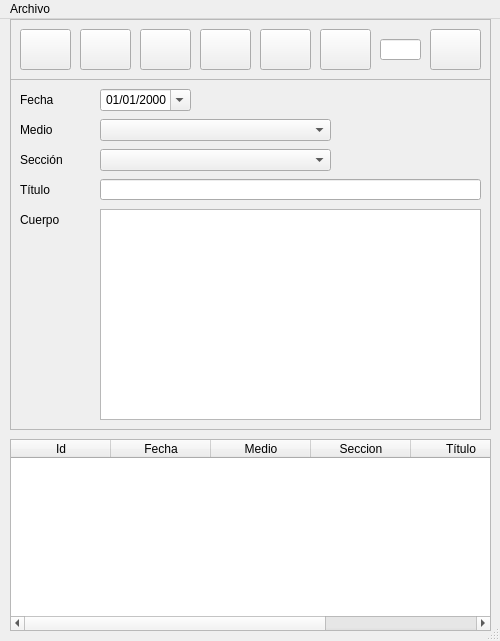
<?xml version="1.0" encoding="UTF-8"?>
<ui version="4.0">
 <class>main_view</class>
 <widget class="QMainWindow" name="main_view">
  <property name="geometry">
   <rect>
    <x>0</x>
    <y>0</y>
    <width>500</width>
    <height>641</height>
   </rect>
  </property>
  <property name="sizePolicy">
   <sizepolicy hsizetype="Fixed" vsizetype="Fixed">
    <horstretch>0</horstretch>
    <verstretch>0</verstretch>
   </sizepolicy>
  </property>
  <property name="minimumSize">
   <size>
    <width>500</width>
    <height>641</height>
   </size>
  </property>
  <property name="maximumSize">
   <size>
    <width>500</width>
    <height>641</height>
   </size>
  </property>
  <property name="windowTitle">
   <string>Cargador de Noticias</string>
  </property>
  <property name="windowIcon">
   <iconset>
    <normalon>../imagenes/noticias.ico</normalon>
   </iconset>
  </property>
  <property name="toolTip">
   <string/>
  </property>
  <widget class="QWidget" name="centralwidget">
   <property name="sizePolicy">
    <sizepolicy hsizetype="Fixed" vsizetype="Fixed">
     <horstretch>0</horstretch>
     <verstretch>0</verstretch>
    </sizepolicy>
   </property>
   <property name="minimumSize">
    <size>
     <width>500</width>
     <height>641</height>
    </size>
   </property>
   <property name="maximumSize">
    <size>
     <width>500</width>
     <height>641</height>
    </size>
   </property>
   <widget class="QFrame" name="tool_frame">
    <property name="geometry">
     <rect>
      <x>10</x>
      <y>0</y>
      <width>481</width>
      <height>61</height>
     </rect>
    </property>
    <property name="frameShape">
     <enum>QFrame::StyledPanel</enum>
    </property>
    <property name="frameShadow">
     <enum>QFrame::Raised</enum>
    </property>
    <widget class="QToolButton" name="btn_base">
     <property name="enabled">
      <bool>true</bool>
     </property>
     <property name="geometry">
      <rect>
       <x>10</x>
       <y>10</y>
       <width>51</width>
       <height>41</height>
      </rect>
     </property>
     <property name="toolTip">
      <string>Crear base de datos.</string>
     </property>
     <property name="text">
      <string/>
     </property>
     <property name="icon">
      <iconset>
       <normaloff>../imagenes/iconDb.png</normaloff>../imagenes/iconDb.png</iconset>
     </property>
     <property name="iconSize">
      <size>
       <width>32</width>
       <height>32</height>
      </size>
     </property>
     <property name="autoRaise">
      <bool>false</bool>
     </property>
    </widget>
    <widget class="QToolButton" name="btn_tabla">
     <property name="geometry">
      <rect>
       <x>70</x>
       <y>10</y>
       <width>51</width>
       <height>41</height>
      </rect>
     </property>
     <property name="toolTip">
      <string>Crear tabla Noticias.</string>
     </property>
     <property name="text">
      <string/>
     </property>
     <property name="icon">
      <iconset>
       <normaloff>../imagenes/iconTable.png</normaloff>../imagenes/iconTable.png</iconset>
     </property>
     <property name="iconSize">
      <size>
       <width>32</width>
       <height>32</height>
      </size>
     </property>
     <property name="autoRaise">
      <bool>false</bool>
     </property>
    </widget>
    <widget class="QToolButton" name="btn_nuevo">
     <property name="geometry">
      <rect>
       <x>130</x>
       <y>10</y>
       <width>51</width>
       <height>41</height>
      </rect>
     </property>
     <property name="toolTip">
      <string>Noticia nueva.</string>
     </property>
     <property name="text">
      <string/>
     </property>
     <property name="icon">
      <iconset>
       <normaloff>../imagenes/iconNew.png</normaloff>../imagenes/iconNew.png</iconset>
     </property>
     <property name="iconSize">
      <size>
       <width>32</width>
       <height>32</height>
      </size>
     </property>
     <property name="autoRaise">
      <bool>false</bool>
     </property>
    </widget>
    <widget class="QToolButton" name="btn_guardar">
     <property name="geometry">
      <rect>
       <x>190</x>
       <y>10</y>
       <width>51</width>
       <height>41</height>
      </rect>
     </property>
     <property name="toolTip">
      <string>Guardar noticia.</string>
     </property>
     <property name="text">
      <string/>
     </property>
     <property name="icon">
      <iconset>
       <normaloff>../imagenes/iconSave.png</normaloff>../imagenes/iconSave.png</iconset>
     </property>
     <property name="iconSize">
      <size>
       <width>32</width>
       <height>32</height>
      </size>
     </property>
     <property name="autoRaise">
      <bool>false</bool>
     </property>
    </widget>
    <widget class="QToolButton" name="btn_eliminar">
     <property name="geometry">
      <rect>
       <x>250</x>
       <y>10</y>
       <width>51</width>
       <height>41</height>
      </rect>
     </property>
     <property name="toolTip">
      <string>Eliminar noticia.</string>
     </property>
     <property name="text">
      <string/>
     </property>
     <property name="icon">
      <iconset>
       <normaloff>../imagenes/iconDelete.png</normaloff>../imagenes/iconDelete.png</iconset>
     </property>
     <property name="iconSize">
      <size>
       <width>32</width>
       <height>32</height>
      </size>
     </property>
     <property name="autoRaise">
      <bool>false</bool>
     </property>
    </widget>
    <widget class="QToolButton" name="btn_refresh">
     <property name="geometry">
      <rect>
       <x>310</x>
       <y>10</y>
       <width>51</width>
       <height>41</height>
      </rect>
     </property>
     <property name="toolTip">
      <string>Cargar la grilla.</string>
     </property>
     <property name="text">
      <string/>
     </property>
     <property name="icon">
      <iconset>
       <normaloff>../imagenes/iconRefresh.png</normaloff>../imagenes/iconRefresh.png</iconset>
     </property>
     <property name="iconSize">
      <size>
       <width>32</width>
       <height>32</height>
      </size>
     </property>
     <property name="autoRaise">
      <bool>false</bool>
     </property>
    </widget>
    <widget class="QLineEdit" name="txt_id_search">
     <property name="geometry">
      <rect>
       <x>370</x>
       <y>20</y>
       <width>41</width>
       <height>21</height>
      </rect>
     </property>
     <property name="toolTip">
      <string>ingrese un id de noticia a buscar...</string>
     </property>
     <property name="inputMask">
      <string>999999</string>
     </property>
     <property name="text">
      <string/>
     </property>
     <property name="maxLength">
      <number>6</number>
     </property>
     <property name="alignment">
      <set>Qt::AlignRight|Qt::AlignTrailing|Qt::AlignVCenter</set>
     </property>
    </widget>
    <widget class="QToolButton" name="btn_search">
     <property name="geometry">
      <rect>
       <x>420</x>
       <y>10</y>
       <width>51</width>
       <height>41</height>
      </rect>
     </property>
     <property name="toolTip">
      <string>Buscar noticia según id.</string>
     </property>
     <property name="text">
      <string/>
     </property>
     <property name="icon">
      <iconset>
       <normaloff>../imagenes/iconSearch.png</normaloff>../imagenes/iconSearch.png</iconset>
     </property>
     <property name="iconSize">
      <size>
       <width>32</width>
       <height>32</height>
      </size>
     </property>
     <property name="autoRaise">
      <bool>false</bool>
     </property>
    </widget>
   </widget>
   <widget class="QFrame" name="data_frame">
    <property name="geometry">
     <rect>
      <x>10</x>
      <y>60</y>
      <width>481</width>
      <height>351</height>
     </rect>
    </property>
    <property name="styleSheet">
     <string notr="true">border-color: rgb(0, 0, 255);
border-width: thin;</string>
    </property>
    <property name="frameShape">
     <enum>QFrame::StyledPanel</enum>
    </property>
    <property name="frameShadow">
     <enum>QFrame::Sunken</enum>
    </property>
    <property name="lineWidth">
     <number>2</number>
    </property>
    <widget class="QLabel" name="lbl_fecha">
     <property name="geometry">
      <rect>
       <x>10</x>
       <y>10</y>
       <width>61</width>
       <height>21</height>
      </rect>
     </property>
     <property name="text">
      <string>Fecha</string>
     </property>
    </widget>
    <widget class="QDateEdit" name="de_fecha">
     <property name="geometry">
      <rect>
       <x>90</x>
       <y>10</y>
       <width>91</width>
       <height>22</height>
      </rect>
     </property>
     <property name="inputMethodHints">
      <set>Qt::ImhPreferNumbers</set>
     </property>
     <property name="alignment">
      <set>Qt::AlignRight|Qt::AlignTrailing|Qt::AlignVCenter</set>
     </property>
     <property name="buttonSymbols">
      <enum>QAbstractSpinBox::UpDownArrows</enum>
     </property>
     <property name="displayFormat">
      <string>dd/MM/yyyy</string>
     </property>
     <property name="calendarPopup">
      <bool>true</bool>
     </property>
    </widget>
    <widget class="QLabel" name="lbl_medio">
     <property name="geometry">
      <rect>
       <x>10</x>
       <y>40</y>
       <width>61</width>
       <height>21</height>
      </rect>
     </property>
     <property name="text">
      <string>Medio</string>
     </property>
    </widget>
    <widget class="QComboBox" name="cmb_medios">
     <property name="geometry">
      <rect>
       <x>90</x>
       <y>40</y>
       <width>231</width>
       <height>22</height>
      </rect>
     </property>
    </widget>
    <widget class="QLabel" name="lbl_seccion">
     <property name="geometry">
      <rect>
       <x>10</x>
       <y>70</y>
       <width>61</width>
       <height>21</height>
      </rect>
     </property>
     <property name="text">
      <string>Sección</string>
     </property>
    </widget>
    <widget class="QComboBox" name="cmb_secciones">
     <property name="geometry">
      <rect>
       <x>90</x>
       <y>70</y>
       <width>231</width>
       <height>22</height>
      </rect>
     </property>
    </widget>
    <widget class="QLabel" name="lbl_titulo">
     <property name="geometry">
      <rect>
       <x>10</x>
       <y>100</y>
       <width>61</width>
       <height>21</height>
      </rect>
     </property>
     <property name="text">
      <string>Título</string>
     </property>
    </widget>
    <widget class="QLineEdit" name="lineEdit">
     <property name="geometry">
      <rect>
       <x>90</x>
       <y>100</y>
       <width>381</width>
       <height>21</height>
      </rect>
     </property>
    </widget>
    <widget class="QLabel" name="lbl_cuerpo">
     <property name="geometry">
      <rect>
       <x>10</x>
       <y>130</y>
       <width>61</width>
       <height>21</height>
      </rect>
     </property>
     <property name="text">
      <string>Cuerpo</string>
     </property>
    </widget>
    <widget class="QTextEdit" name="txt_cuerpo">
     <property name="geometry">
      <rect>
       <x>90</x>
       <y>130</y>
       <width>381</width>
       <height>211</height>
      </rect>
     </property>
    </widget>
   </widget>
   <widget class="QTableWidget" name="tw_noticias">
    <property name="geometry">
     <rect>
      <x>10</x>
      <y>420</y>
      <width>481</width>
      <height>192</height>
     </rect>
    </property>
    <column>
     <property name="text">
      <string>Id</string>
     </property>
     <property name="textAlignment">
      <set>AlignCenter</set>
     </property>
    </column>
    <column>
     <property name="text">
      <string>Fecha</string>
     </property>
     <property name="textAlignment">
      <set>AlignCenter</set>
     </property>
    </column>
    <column>
     <property name="text">
      <string>Medio</string>
     </property>
     <property name="textAlignment">
      <set>AlignCenter</set>
     </property>
    </column>
    <column>
     <property name="text">
      <string>Seccion</string>
     </property>
     <property name="textAlignment">
      <set>AlignCenter</set>
     </property>
    </column>
    <column>
     <property name="text">
      <string>Título</string>
     </property>
     <property name="textAlignment">
      <set>AlignCenter</set>
     </property>
    </column>
    <column>
     <property name="text">
      <string>Cuerpo</string>
     </property>
     <property name="textAlignment">
      <set>AlignCenter</set>
     </property>
    </column>
   </widget>
  </widget>
  <widget class="QMenuBar" name="menubar">
   <property name="geometry">
    <rect>
     <x>0</x>
     <y>0</y>
     <width>500</width>
     <height>21</height>
    </rect>
   </property>
   <widget class="QMenu" name="menuArchivo">
    <property name="title">
     <string>Archivo</string>
    </property>
    <addaction name="actionAcerca_de"/>
   </widget>
   <addaction name="menuArchivo"/>
  </widget>
  <widget class="QStatusBar" name="statusbar"/>
  <action name="actionAcerca_de">
   <property name="text">
    <string>Acerca de...</string>
   </property>
  </action>
 </widget>
 <resources/>
 <connections/>
</ui>
